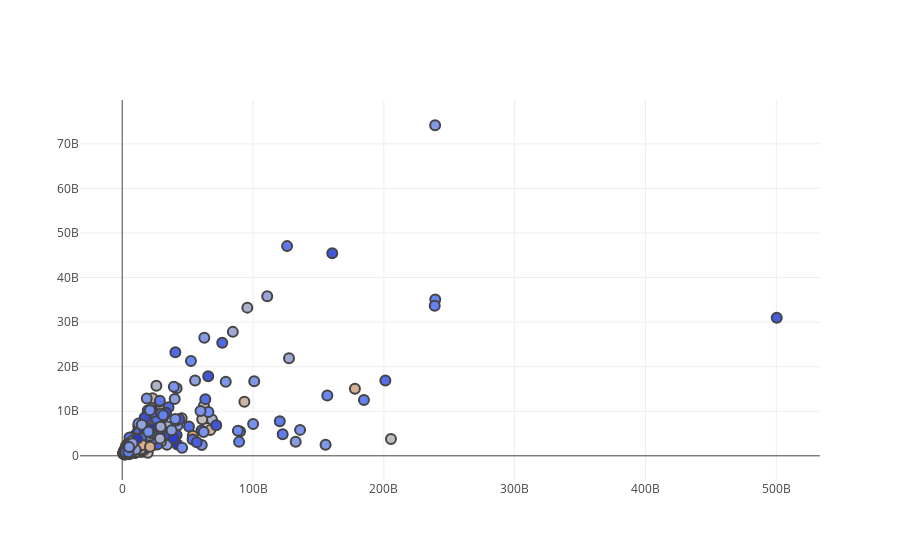

The cell this chart's notebook holds for it:
### Code cell
trace1 = go.Scatter(
    x = data['Revenue'],
    y = data['EBITDA'],
    name = 'Below',
    mode = 'markers',
    marker = dict(
        size = 10,
        color = data['Beta'],
        line = dict(
            width = 2,
        )
    )
)

py.iplot([trace1])

### Figure 1 — Plotly figure (JSON) as saved in the notebook; plotly's stock layout.template omitted (floating-point values rounded to 4 significant figures; data arrays with more than 128 entries replaced by an {"elided": "..."} marker saying what was removed)
{"data": [{"marker": {"color": {"elided": "419 float values"}, "line": {"width": 2}, "size": 10}, "mode": "markers", "name": "Below", "type": "scatter", "x": {"elided": "419 float values"}, "y": {"elided": "419 float values"}}], "layout": {}}
